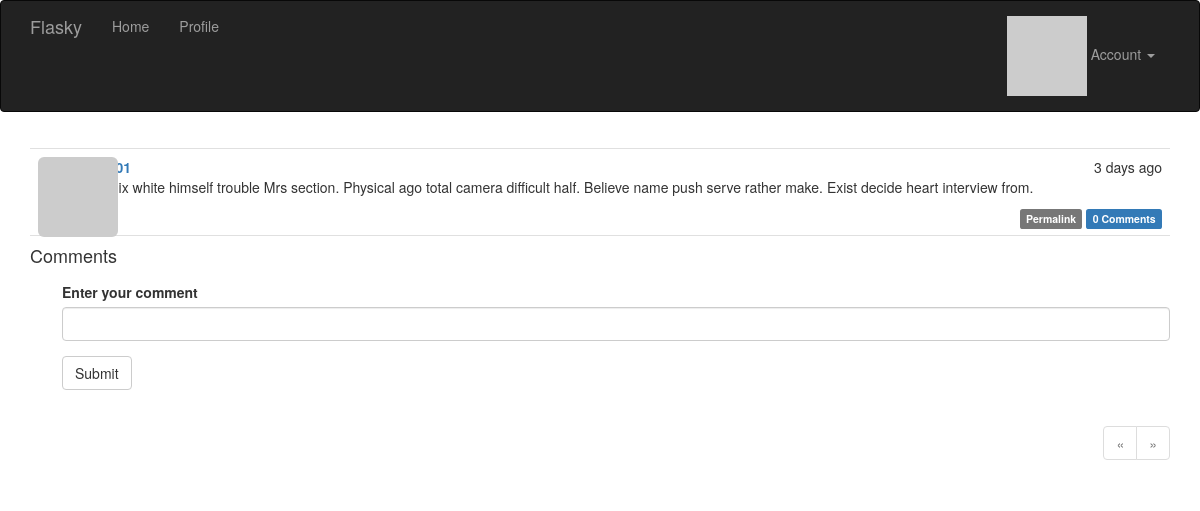
The page /post/79 (signed in) on the database its author committed.
### app/models.py (models this page shows, shortened)
class Post(db.Model):
    __tablename__ = 'posts'
    id = db.Column(db.Integer, primary_key=True)
    body = db.Column(db.Text)
    body_html = db.Column(db.Text)
    timestamp = db.Column(db.DateTime, index=True, default=datetime.utcnow)
    author_id = db.Column(db.Integer, db.ForeignKey('users.id'))
    comments = db.relationship('Comment', backref='post', lazy='dynamic')

### app/main/views.py (the view, shortened to what this page needs)
@main.route('/post/<int:id>', methods=['GET', 'POST'])
def post(id):
    post = Post.query.get_or_404(id)
    form = CommentForm()
    page = request.args.get('page', 1, type=int)
    if page == -1:
        page = (post.comments.count() - 1) // \
            current_app.config['FLASKY_COMMENTS_PER_PAGE'] + 1
    pagination = post.comments.order_by(Comment.timestamp.asc()).paginate(
        page, per_page=current_app.config['FLASKY_COMMENTS_PER_PAGE'], error_out=False)
    comments = pagination.items
    return render_template('post.html', posts=[post], form=form, comments=comments, pagination=pagination)

### app/main/forms.py
class CommentForm(FlaskForm):
    body = StringField('Enter your comment', validators=[DataRequired()])
    submit = SubmitField('Submit')

### app/auth/views.py (called while the page is built)
@auth.before_app_request
def before_request():
    if current_user.is_authenticated:
        current_user.ping()     # 在每个用户登录时获取登录时间
        if not current_user.confirmed \
                and request.endpoint \
                and request.blueprint != 'auth' \
                and request.endpoint != 'static':
            return redirect(url_for('auth.unconfirmed'))

### app/main/__init__.py (called while the page is built)
@main.app_context_processor
def inject_permissions():
    return dict(Permission=Permission)

### app/models.py (called while the page is built)
@login_manager.user_loader
def load_user(user_id):
    return User.query.get(int(user_id))

    def can(self, permissions):
        return self.role is not None and (self.role.permissions & permissions) == permissions   # 做与操作即可判断

    def is_administrator(self):
        return self.can(Permission.ADMINISTER)

    def ping(self):
        self.last_seen = datetime.utcnow()
        db.session.add(self)

    def gravatar(self, size=100, default='identicon', rating='g'):
        if request.is_secure:
            url = 'https://secure.gravatar.com/avatar'
        else:
            url = 'https://www.gravatar.com/avatar'
        hash = self.avatar_hash or self.gravatar_hash()
        return '{url}/{hash}?s={size}&d={default}&r={rating}'.format(
            url=url, hash=hash, size=size, default=default, rating=rating)

### app/templates/post.html (shortened to what this page needs)
{% extends "base.html" %}
{% import "bootstrap/wtf.html" as wtf %}
{% import "_macros.html" as macros %}
{% block page_content %}
    {% include '_post.html' %}
    <h4 id="comments">Comments</h4>
    {% if current_user.can(Permission.COMMENT) %}
    <div class="comment-form">
        {{ wtf.quick_form(form) }}
    </div>
    {% endif %}
    {% if pagination %}
    <div class="pagination">
        {{ macros.pagination_widget(pagination, '.post', fragment='#comments', id=posts[0].id) }}
    </div>
    {% endif %}
{% endblock %}

### app/templates/_post.html (shortened to what this page needs)
<ul class="posts">
    {% for post in posts %}
    <li class="post">
        <div class="post-thumbnail">
            <a href="{{ url_for('.user', username=post.author.username) }}">
                <img class="img-rounded profile-thumbnail" src="{{ post.author.gravatar(size=40) }}">
            </a>
        </div>
        <div class="post-content">
            <div class="post-date">{{ moment(post.timestamp).fromNow() }}</div>
            <div class="post-author"><a href="{{ url_for('.user', username=post.author.username) }}">{{ post.author.username }}</a></div>
            <div class="post-body">
                {% if post.body_html %}
                    {{ post.body_html | safe }}
                {% else %}
                    {{ post.body }}
                {% endif %}
            </div>
            <div class="post-footer">
                <a href="{{ url_for('.post', id=post.id) }}">
                    <span class="label label-default">Permalink</span>
                </a>
                <a href="{{ url_for('.post', id=post.id) }}#comments">
                    <span class="label label-primary">{{ post.comments.count() }} Comments</span>
                </a>
            </div>
        </div>
    </li>
    {% endfor %}
</ul>

### app/static/styles.css (style rules this page uses)
.profile-thumbnail { position: absolute; }
ul.posts { list-style-type: none; padding: 0px; margin: 16px 0px 0px 0px; border-top: 1px solid #e0e0e0; }
ul.posts li.post { padding: 8px; border-bottom: 1px solid #e0e0e0; }
div.post-date { float: right; }
div.post-author { font-weight: bold; }
div.post-thumbnail { position: absolute; }
div.post-content { margin-left: 48px; min-height: 48px; }
div.post-footer { text-align: right; }
div.comment-form { margin: 16px 0px 16px 32px; }
div.pagination { width: 100%; text-align: right; padding: 0px; margin: 0px; }

### rows shown on the page
Post: timestamp "3 days ago", body_html "Hot six white himself trouble Mrs section. Physical ago total camera difficult half. Believe name push serve rather make. Exist decide heart interview from.", comments.count "0"
